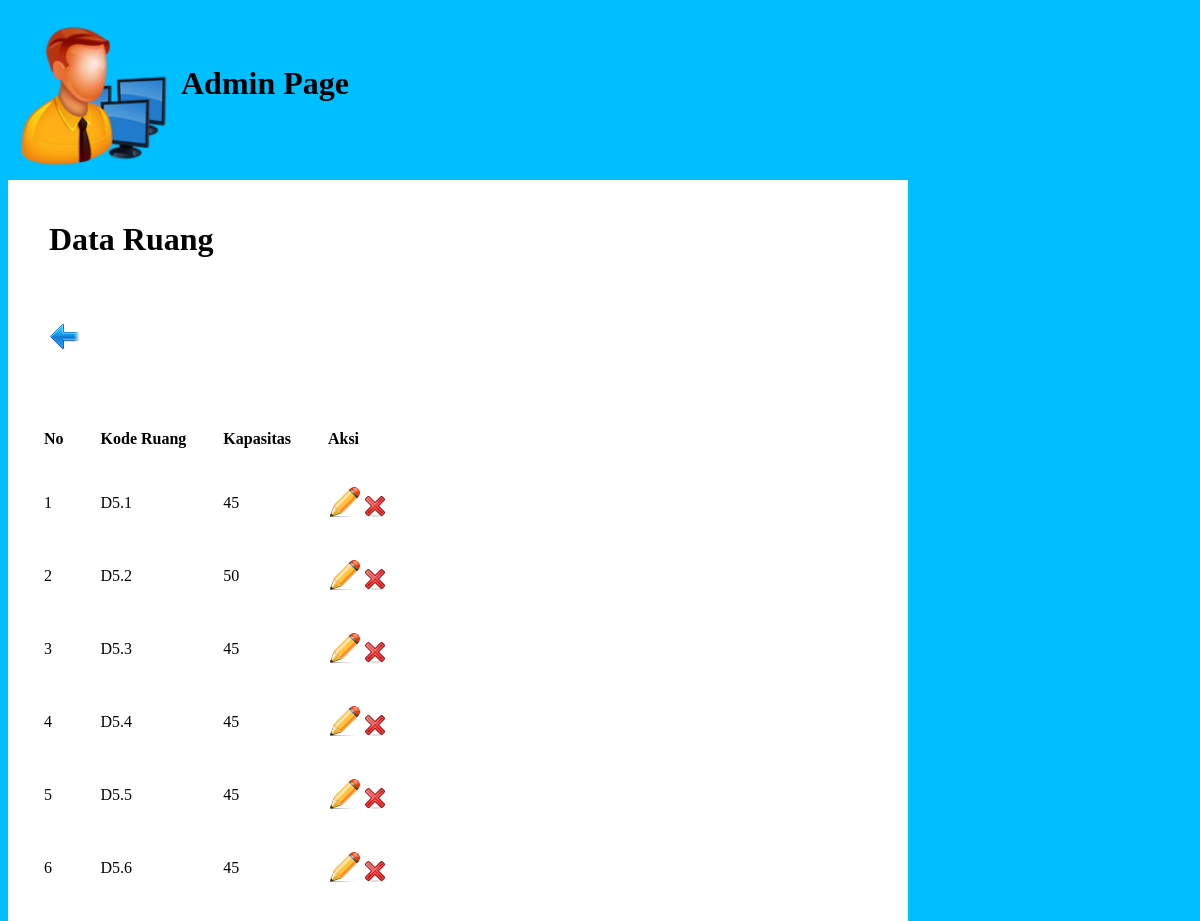
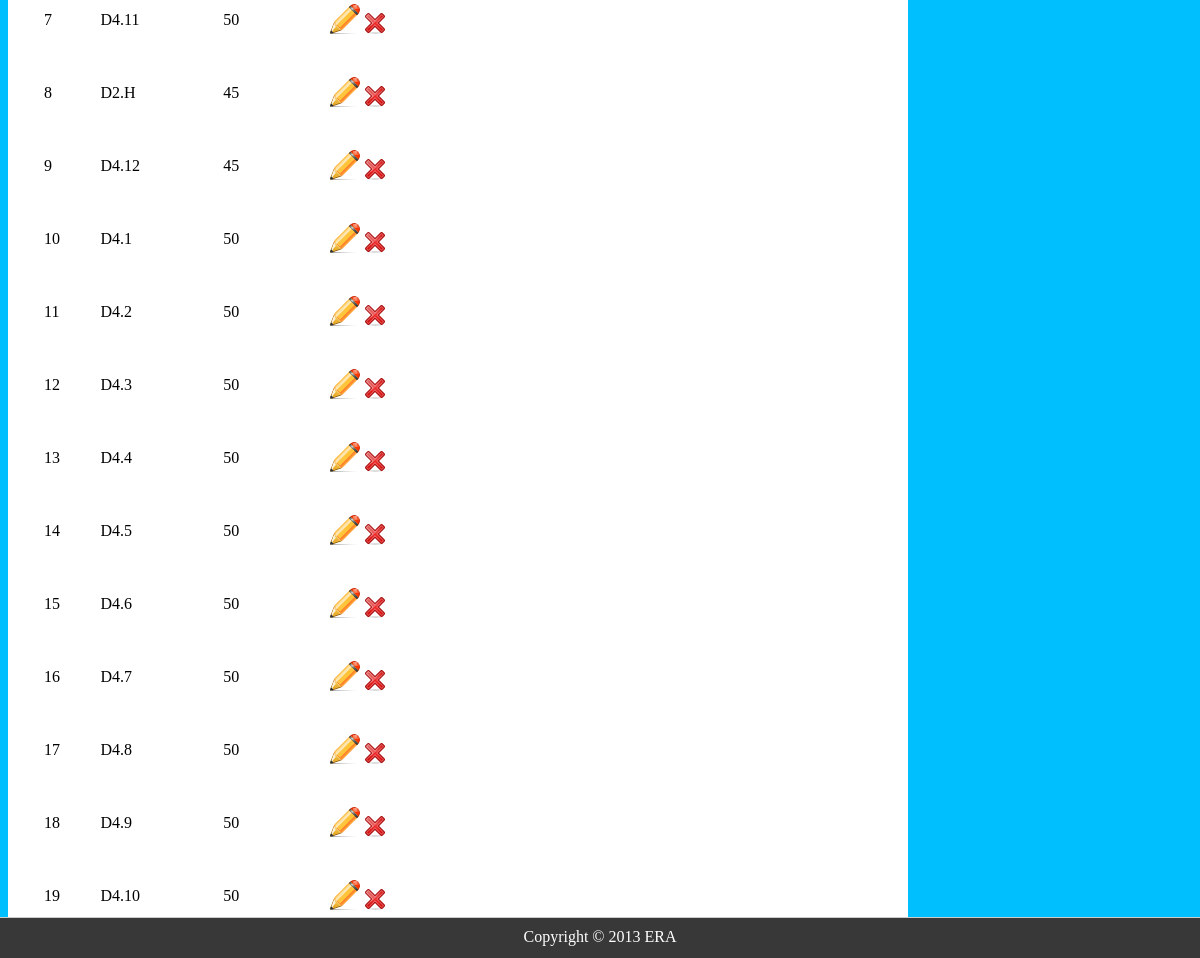
Page /tampilruang.php on the committed database (2 pictures, top to bottom).
### tables this page shows
CREATE TABLE IF NOT EXISTS `data_ruang` (
  `id_ruang` int(11) NOT NULL AUTO_INCREMENT,
  `koderuang` varchar(11) NOT NULL,
  `kapasitas` int(11) NOT NULL,
  PRIMARY KEY (`id_ruang`)
);

### tampilruang.php (the view, shortened to what this page needs)
<html>
<head>
	<link rel="stylesheet" type="text/css" href="CSS/layout.css"/>
	<link rel="stylesheet" type="text/css" href="CSS/font.css"/>
	<link rel="stylesheet" type="text/css" href="CSS/element.css"/>
</head>
<body>
	<div id="container">
	<div id="header">
		<table border="0" cellspacing="10">
			<tr>
				<td><img src="Images/admin.png" width="150" height="150" /></td>
				<td><h1>Admin Page</h1></td>
			</tr>
		</table>
	</div>
	<div id="cpanel">
		<table border="0" cellspacing="40">
			<tr>
				<td colspan="4"><h1>Data Ruang</h1></td>
			</tr>
			<tr>
				<td>
					<a href="dataruang.html" title="Kembali"><img src="Images/back.png" /></a>
				</td>
			</tr>
			<table border="0" cellspacing="35">
				<tr>
					<td><b>No</b></td>
					<td><b>Kode Ruang</b></td>
					<td><b>Kapasitas</b></td>
					<td><b>Aksi</b></td>
				</tr>
				<?php
					$no = 1;
					$tampil = "SELECT * FROM data_ruang;";
					$querytampil = mysql_query($tampil);
					while($hasil = mysql_fetch_array($querytampil)) {
						$id = $hasil['id_ruang'];
						$kode = $hasil['koderuang'];
						$kapasitas = $hasil['kapasitas'];
				?>
					<tr>
						<td><?php echo $no; ?></td>
						<td><?php echo $kode; ?></td>
						<td><?php echo $kapasitas; ?></td>
						<td>
							<a href="formupdateruang.php?id_ruang=<?php echo $id; ?>" title="Update"><img src="Images/update.png" /></a>
							<a href="deleteruang.php?id_ruang=<?php echo $id; ?>" title="Delete" onclick="return confirm('Anda Yakin Ingin Menghapusnya?')"><img src="Images/delete.png" /></a>
						</td>
					</tr>
				<?php
						$no++;
					}
				?>
			</table>
		</table>
	</div>
	</div>
	<div id="footer">Copyright &copy; 2013 ERA</div>
</body>
</html>

### CSS/layout.css (style rules this page uses)
#container { margin: auto; width: 1200px; }
#footer { background-color: #383838; border-top: 1px solid #ccc; bottom: 0; color: #ffffff; height: 20px; padding: 10px; position: fixed; top: auto; left: 0; right: 0; z-index: 101; text-align:center; }
body { background-color: #00BFFF; }
#cpanel { background: white; margin-top: 0px; width: 900px; }

### CSS/element.css (style rules this page uses)
a:link { text-decoration: none; color: black; }

### rows in the picture
data_ruang: koderuang "D5.1", kapasitas "45"
data_ruang: koderuang "D5.2", kapasitas "50"
data_ruang: koderuang "D5.3", kapasitas "45"
data_ruang: koderuang "D5.4", kapasitas "45"
data_ruang: koderuang "D5.5", kapasitas "45"
data_ruang: koderuang "D5.6", kapasitas "45"
data_ruang: koderuang "D4.11", kapasitas "50"
data_ruang: koderuang "D2.H", kapasitas "45"
data_ruang: koderuang "D4.12", kapasitas "45"
data_ruang: koderuang "D4.1", kapasitas "50"
data_ruang: koderuang "D4.2", kapasitas "50"
data_ruang: koderuang "D4.3", kapasitas "50"
data_ruang: koderuang "D4.4", kapasitas "50"
data_ruang: koderuang "D4.5", kapasitas "50"
data_ruang: koderuang "D4.6", kapasitas "50"
data_ruang: koderuang "D4.7", kapasitas "50"
data_ruang: koderuang "D4.8", kapasitas "50"
data_ruang: koderuang "D4.9", kapasitas "50"
data_ruang: koderuang "D4.10", kapasitas "50"
